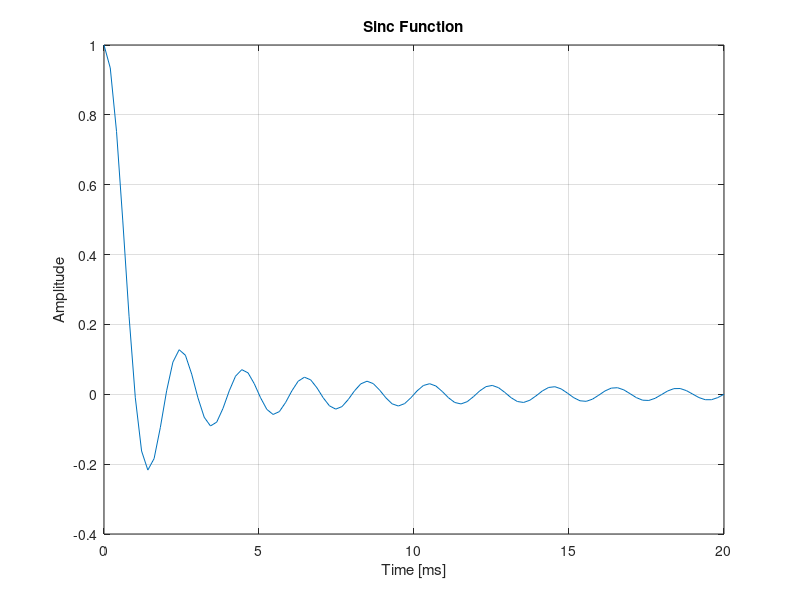

Reproduce this figure in MATLAB.
% Generating the signal x(t) = sin(pi * x) / (pi * x)
t = linspace(0, 20);    % Generating time array
x = sinc(t);            % Our function
plot(t, x);
grid;
title('Sinc Function');
xlabel('Time [ms]');
ylabel('Amplitude');
